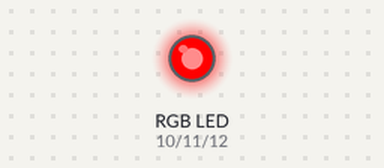
Recording of a sketch running on a simulated Arduino Uno, built with avr-gcc and run on an emulated ATmega328P. On the bench: an RGB LED mixed from three pins (HIGH = lit). Dim RGB values are drawn brighter than linear.

Above: at 0.05 s.
At 1.5 s:
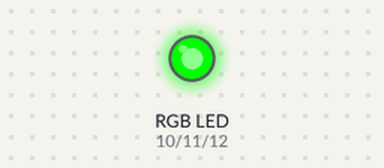
At 2.95 s:
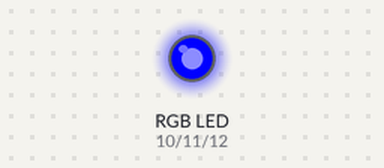
At 3.7 s:
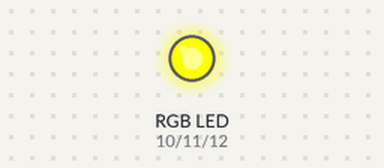
At 4.45 s:
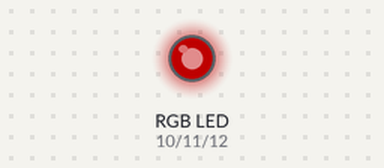
At 5.95 s:
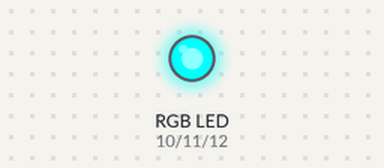
Timing chart, 0 to 7.8 s (numbered marks = the images above):
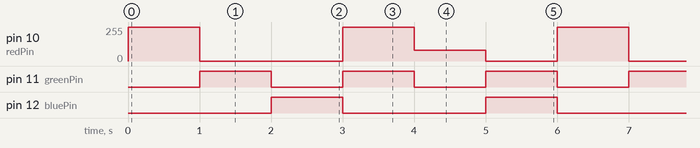

The sketch:

RGB_LED.ino
```cpp
int redPin = 10;
int greenPin = 11;
int bluePin = 12;

void setup()
{
  pinMode(redPin, OUTPUT);
  pinMode(greenPin, OUTPUT);
  pinMode(bluePin, OUTPUT);
}

void loop()
{
  for (int i = 0; i < 3; i++){
    setColor(255, 0, 0);  // red
    delay(1000);
    setColor(0, 255, 0);  // green
    delay(1000);
    setColor(0, 0, 255);  // blue
    delay(1000);
    setColor(255, 255, 0);  // yellow
    delay(1000);
    setColor(80, 0, 80);  // purple
    delay(1000);
    setColor(0, 255, 255);  // aqua
    delay(1000);
  }
}

void setColor(int red, int green, int blue)
{
  analogWrite(redPin, red);
  analogWrite(greenPin, green);
  analogWrite(bluePin, blue);
}
```

Measured:
- by itself, pin 10 (redPin): repeats every 6.0 s: 0/255 2.0 s, 255/255 1.0 s, 80/255 1.0 s, 0/255 1.0 s, 255/255 1.0 s
- by itself, pin 11 (greenPin): alternates HIGH for 1.0 s and LOW for 1.0 s
- by itself, pin 12 (bluePin): alternates HIGH for 1.0 s and LOW for 2.0 s
